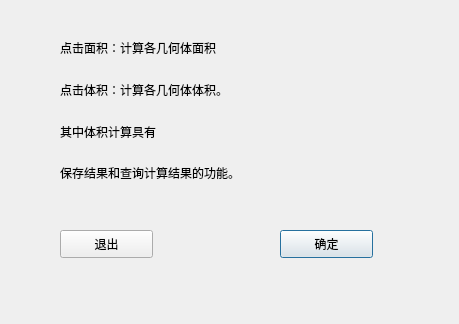
<?xml version="1.0" encoding="UTF-8"?>
<ui version="4.0">
 <class>helpdialog</class>
 <widget class="QDialog" name="helpdialog">
  <property name="geometry">
   <rect>
    <x>0</x>
    <y>0</y>
    <width>459</width>
    <height>324</height>
   </rect>
  </property>
  <property name="windowTitle">
   <string>帮助</string>
  </property>
  <widget class="QPushButton" name="pushButton">
   <property name="geometry">
    <rect>
     <x>280</x>
     <y>230</y>
     <width>93</width>
     <height>28</height>
    </rect>
   </property>
   <property name="text">
    <string>确定</string>
   </property>
  </widget>
  <widget class="QPushButton" name="pushButton_2">
   <property name="geometry">
    <rect>
     <x>60</x>
     <y>230</y>
     <width>93</width>
     <height>28</height>
    </rect>
   </property>
   <property name="text">
    <string>退出</string>
   </property>
  </widget>
  <widget class="QWidget" name="layoutWidget">
   <property name="geometry">
    <rect>
     <x>60</x>
     <y>30</y>
     <width>311</width>
     <height>161</height>
    </rect>
   </property>
   <layout class="QGridLayout" name="gridLayout">
    <item row="0" column="0">
     <widget class="QLabel" name="label">
      <property name="text">
       <string>点击面积：计算各几何体面积</string>
      </property>
     </widget>
    </item>
    <item row="1" column="0">
     <widget class="QLabel" name="label_2">
      <property name="text">
       <string>点击体积：计算各几何体体积。</string>
      </property>
     </widget>
    </item>
    <item row="2" column="0">
     <widget class="QLabel" name="label_4">
      <property name="text">
       <string>其中体积计算具有</string>
      </property>
     </widget>
    </item>
    <item row="3" column="0">
     <widget class="QLabel" name="label_3">
      <property name="text">
       <string>保存结果和查询计算结果的功能。</string>
      </property>
     </widget>
    </item>
   </layout>
  </widget>
 </widget>
 <resources/>
 <connections/>
</ui>
